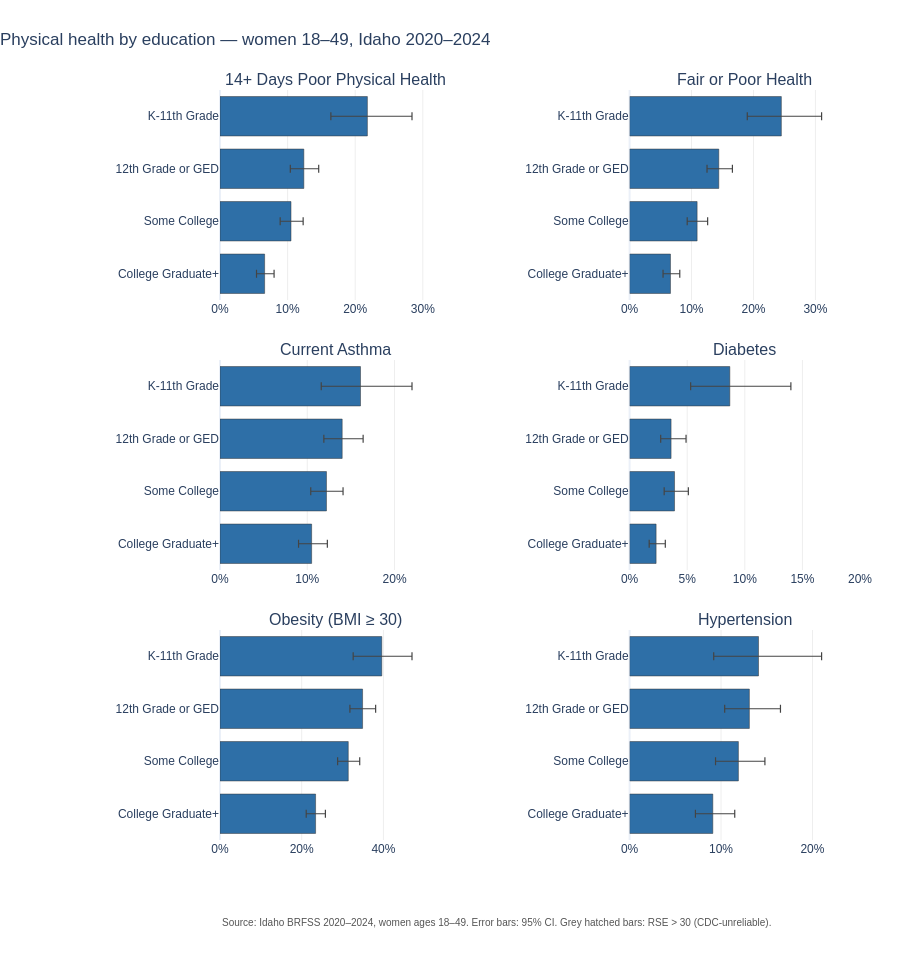

Write notebook code for a chart like this one.
### Markdown cell above
## A4. By education

### Code cell
small_multiples(
    df, metrics=PHYS_METRICS,
    group_col='Group', group_order=EDU_ORDER,
    filters={'Category': 'Education', 'Region': 'Statewide'},
    title='Physical health by education \u2014 women 18\u201349, Idaho 2020\u20132024',
).show()

### Figure 1 — Plotly figure (JSON) as saved in the notebook; plotly's stock layout.template omitted (floating-point values rounded to 4 significant figures)
{"data": [{"customdata": ["<b>K-11th Grade</b><br>21.8% (95% CI 16.4–28.4)<br>n = 358, RSE = 14", "<b>12th Grade or GED</b><br>12.4% (95% CI 10.4–14.6)<br>n = 1611, RSE = 9", "<b>Some College</b><br>10.5% (95% CI 8.9–12.3)<br>n = 1852, RSE = 8", "<b>College Graduate+</b><br>6.6% (95% CI 5.4–8.0)<br>n = 2065, RSE = 10"], "error_x": {"array": [6.6, 2.2, 1.8, 1.4], "arrayminus": [5.4, 2, 1.6, 1.2], "color": "#444", "symmetric": false, "thickness": 1.2, "type": "data", "width": 4}, "hovertemplate": "%{customdata}<extra></extra>", "marker": {"color": ["#2e6fa7", "#2e6fa7", "#2e6fa7", "#2e6fa7"], "line": {"color": "#333", "width": 0.5}, "pattern": {"shape": ["", "", "", ""], "size": 6, "solidity": 0.3}}, "orientation": "h", "showlegend": false, "type": "bar", "x": [21.8, 12.4, 10.5, 6.6], "xaxis": "x", "y": ["K-11th Grade", "12th Grade or GED", "Some College", "College Graduate+"], "yaxis": "y"}, {"customdata": ["<b>K-11th Grade</b><br>24.5% (95% CI 19.0–31.0)<br>n = 371, RSE = 13", "<b>12th Grade or GED</b><br>14.4% (95% CI 12.5–16.6)<br>n = 1657, RSE = 7", "<b>Some College</b><br>10.9% (95% CI 9.3–12.6)<br>n = 1877, RSE = 8", "<b>College Graduate+</b><br>6.6% (95% CI 5.4–8.1)<br>n = 2084, RSE = 10"], "error_x": {"array": [6.5, 2.2, 1.7, 1.5], "arrayminus": [5.5, 1.9, 1.6, 1.2], "color": "#444", "symmetric": false, "thickness": 1.2, "type": "data", "width": 4}, "hovertemplate": "%{customdata}<extra></extra>", "marker": {"color": ["#2e6fa7", "#2e6fa7", "#2e6fa7", "#2e6fa7"], "line": {"color": "#333", "width": 0.5}, "pattern": {"shape": ["", "", "", ""], "size": 6, "solidity": 0.3}}, "orientation": "h", "showlegend": false, "type": "bar", "x": [24.5, 14.4, 10.9, 6.6], "xaxis": "x2", "y": ["K-11th Grade", "12th Grade or GED", "Some College", "College Graduate+"], "yaxis": "y2"}, {"customdata": ["<b>K-11th Grade</b><br>16.1% (95% CI 11.6–22.0)<br>n = 369, RSE = 16", "<b>12th Grade or GED</b><br>14.0% (95% CI 11.9–16.4)<br>n = 1649, RSE = 8", "<b>Some College</b><br>12.2% (95% CI 10.4–14.1)<br>n = 1860, RSE = 8", "<b>College Graduate+</b><br>10.5% (95% CI 9.0–12.3)<br>n = 2068, RSE = 8"], "error_x": {"array": [5.9, 2.4, 1.9, 1.8], "arrayminus": [4.5, 2.1, 1.8, 1.5], "color": "#444", "symmetric": false, "thickness": 1.2, "type": "data", "width": 4}, "hovertemplate": "%{customdata}<extra></extra>", "marker": {"color": ["#2e6fa7", "#2e6fa7", "#2e6fa7", "#2e6fa7"], "line": {"color": "#333", "width": 0.5}, "pattern": {"shape": ["", "", "", ""], "size": 6, "solidity": 0.3}}, "orientation": "h", "showlegend": false, "type": "bar", "x": [16.1, 14.0, 12.2, 10.5], "xaxis": "x3", "y": ["K-11th Grade", "12th Grade or GED", "Some College", "College Graduate+"], "yaxis": "y3"}, {"customdata": ["<b>K-11th Grade</b><br>8.7% (95% CI 5.3–14.0)<br>n = 370, RSE = 25", "<b>12th Grade or GED</b><br>3.6% (95% CI 2.7–4.9)<br>n = 1659, RSE = 15", "<b>Some College</b><br>3.9% (95% CI 3.0–5.1)<br>n = 1877, RSE = 14", "<b>College Graduate+</b><br>2.3% (95% CI 1.7–3.1)<br>n = 2085, RSE = 16"], "error_x": {"array": [5.3, 1.3, 1.2, 0.8], "arrayminus": [3.4, 0.9, 0.9, 0.6], "color": "#444", "symmetric": false, "thickness": 1.2, "type": "data", "width": 4}, "hovertemplate": "%{customdata}<extra></extra>", "marker": {"color": ["#2e6fa7", "#2e6fa7", "#2e6fa7", "#2e6fa7"], "line": {"color": "#333", "width": 0.5}, "pattern": {"shape": ["", "", "", ""], "size": 6, "solidity": 0.3}}, "orientation": "h", "showlegend": false, "type": "bar", "x": [8.7, 3.6, 3.9, 2.3], "xaxis": "x4", "y": ["K-11th Grade", "12th Grade or GED", "Some College", "College Graduate+"], "yaxis": "y4"}, {"customdata": ["<b>K-11th Grade</b><br>39.6% (95% CI 32.6–47.0)<br>n = 283, RSE = 9", "<b>12th Grade or GED</b><br>34.9% (95% CI 31.8–38.1)<br>n = 1458, RSE = 5", "<b>Some College</b><br>31.4% (95% CI 28.8–34.2)<br>n = 1677, RSE = 4", "<b>College Graduate+</b><br>23.4% (95% CI 21.1–25.8)<br>n = 1849, RSE = 5"], "error_x": {"array": [7.4, 3.2, 2.8, 2.4], "arrayminus": [7, 3.1, 2.6, 2.3], "color": "#444", "symmetric": false, "thickness": 1.2, "type": "data", "width": 4}, "hovertemplate": "%{customdata}<extra></extra>", "marker": {"color": ["#2e6fa7", "#2e6fa7", "#2e6fa7", "#2e6fa7"], "line": {"color": "#333", "width": 0.5}, "pattern": {"shape": ["", "", "", ""], "size": 6, "solidity": 0.3}}, "orientation": "h", "showlegend": false, "type": "bar", "x": [39.6, 34.9, 31.4, 23.4], "xaxis": "x5", "y": ["K-11th Grade", "12th Grade or GED", "Some College", "College Graduate+"], "yaxis": "y5"}, {"customdata": ["<b>K-11th Grade</b><br>14.1% (95% CI 9.2–21.0)<br>n = 165, RSE = 21", "<b>12th Grade or GED</b><br>13.1% (95% CI 10.4–16.5)<br>n = 777, RSE = 12", "<b>Some College</b><br>11.9% (95% CI 9.4–14.8)<br>n = 839, RSE = 11", "<b>College Graduate+</b><br>9.1% (95% CI 7.2–11.5)<br>n = 941, RSE = 12"], "error_x": {"array": [6.9, 3.4, 2.9, 2.4], "arrayminus": [4.9, 2.7, 2.5, 1.9], "color": "#444", "symmetric": false, "thickness": 1.2, "type": "data", "width": 4}, "hovertemplate": "%{customdata}<extra></extra>", "marker": {"color": ["#2e6fa7", "#2e6fa7", "#2e6fa7", "#2e6fa7"], "line": {"color": "#333", "width": 0.5}, "pattern": {"shape": ["", "", "", ""], "size": 6, "solidity": 0.3}}, "orientation": "h", "showlegend": false, "type": "bar", "x": [14.1, 13.1, 11.9, 9.1], "xaxis": "x6", "y": ["K-11th Grade", "12th Grade or GED", "Some College", "College Graduate+"], "yaxis": "y6"}], "layout": {"annotations": [{"font": {"size": 16}, "showarrow": false, "text": "14+ Days Poor Physical Health", "x": 0.18, "xanchor": "center", "xref": "paper", "y": 1, "yanchor": "bottom", "yref": "paper"}, {"font": {"size": 16}, "showarrow": false, "text": "Fair or Poor Health", "x": 0.82, "xanchor": "center", "xref": "paper", "y": 1, "yanchor": "bottom", "yref": "paper"}, {"font": {"size": 16}, "showarrow": false, "text": "Current Asthma", "x": 0.18, "xanchor": "center", "xref": "paper", "y": 0.64, "yanchor": "bottom", "yref": "paper"}, {"font": {"size": 16}, "showarrow": false, "text": "Diabetes", "x": 0.82, "xanchor": "center", "xref": "paper", "y": 0.64, "yanchor": "bottom", "yref": "paper"}, {"font": {"size": 16}, "showarrow": false, "text": "Obesity (BMI ≥ 30)", "x": 0.18, "xanchor": "center", "xref": "paper", "y": 0.28, "yanchor": "bottom", "yref": "paper"}, {"font": {"size": 16}, "showarrow": false, "text": "Hypertension", "x": 0.82, "xanchor": "center", "xref": "paper", "y": 0.28, "yanchor": "bottom", "yref": "paper"}, {"font": {"color": "#555", "size": 10}, "showarrow": false, "text": "Source: Idaho BRFSS 2020–2024, women ages 18–49. Error bars: 95% CI. Grey hatched bars: RSE > 30 (CDC-unreliable).", "x": 0, "xanchor": "left", "xref": "paper", "y": -0.12, "yref": "paper"}], "bargap": 0.25, "font": {"family": "Helvetica, Arial, sans-serif", "size": 12}, "height": 980, "margin": {"b": 140, "l": 220, "r": 40, "t": 90}, "title": {"text": "Physical health by education — women 18–49, Idaho 2020–2024", "x": 0, "xanchor": "left"}, "xaxis": {"anchor": "y", "domain": [0, 0.36], "gridcolor": "#eee", "range": [0, 34.08], "ticksuffix": "%"}, "xaxis2": {"anchor": "y2", "domain": [0.64, 1], "gridcolor": "#eee", "range": [0, 37.2], "ticksuffix": "%"}, "xaxis3": {"anchor": "y3", "domain": [0, 0.36], "gridcolor": "#eee", "range": [0, 26.4], "ticksuffix": "%"}, "xaxis4": {"anchor": "y4", "domain": [0.64, 1], "gridcolor": "#eee", "range": [0, 20], "ticksuffix": "%"}, "xaxis5": {"anchor": "y5", "domain": [0, 0.36], "gridcolor": "#eee", "range": [0, 56.4], "ticksuffix": "%"}, "xaxis6": {"anchor": "y6", "domain": [0.64, 1], "gridcolor": "#eee", "range": [0, 25.2], "ticksuffix": "%"}, "yaxis": {"anchor": "x", "autorange": "reversed", "categoryarray": ["K-11th Grade", "12th Grade or GED", "Some College", "College Graduate+"], "categoryorder": "array", "domain": [0.72, 1]}, "yaxis2": {"anchor": "x2", "autorange": "reversed", "categoryarray": ["K-11th Grade", "12th Grade or GED", "Some College", "College Graduate+"], "categoryorder": "array", "domain": [0.72, 1]}, "yaxis3": {"anchor": "x3", "autorange": "reversed", "categoryarray": ["K-11th Grade", "12th Grade or GED", "Some College", "College Graduate+"], "categoryorder": "array", "domain": [0.36, 0.64]}, "yaxis4": {"anchor": "x4", "autorange": "reversed", "categoryarray": ["K-11th Grade", "12th Grade or GED", "Some College", "College Graduate+"], "categoryorder": "array", "domain": [0.36, 0.64]}, "yaxis5": {"anchor": "x5", "autorange": "reversed", "categoryarray": ["K-11th Grade", "12th Grade or GED", "Some College", "College Graduate+"], "categoryorder": "array", "domain": [0, 0.28]}, "yaxis6": {"anchor": "x6", "autorange": "reversed", "categoryarray": ["K-11th Grade", "12th Grade or GED", "Some College", "College Graduate+"], "categoryorder": "array", "domain": [0, 0.28]}}}
